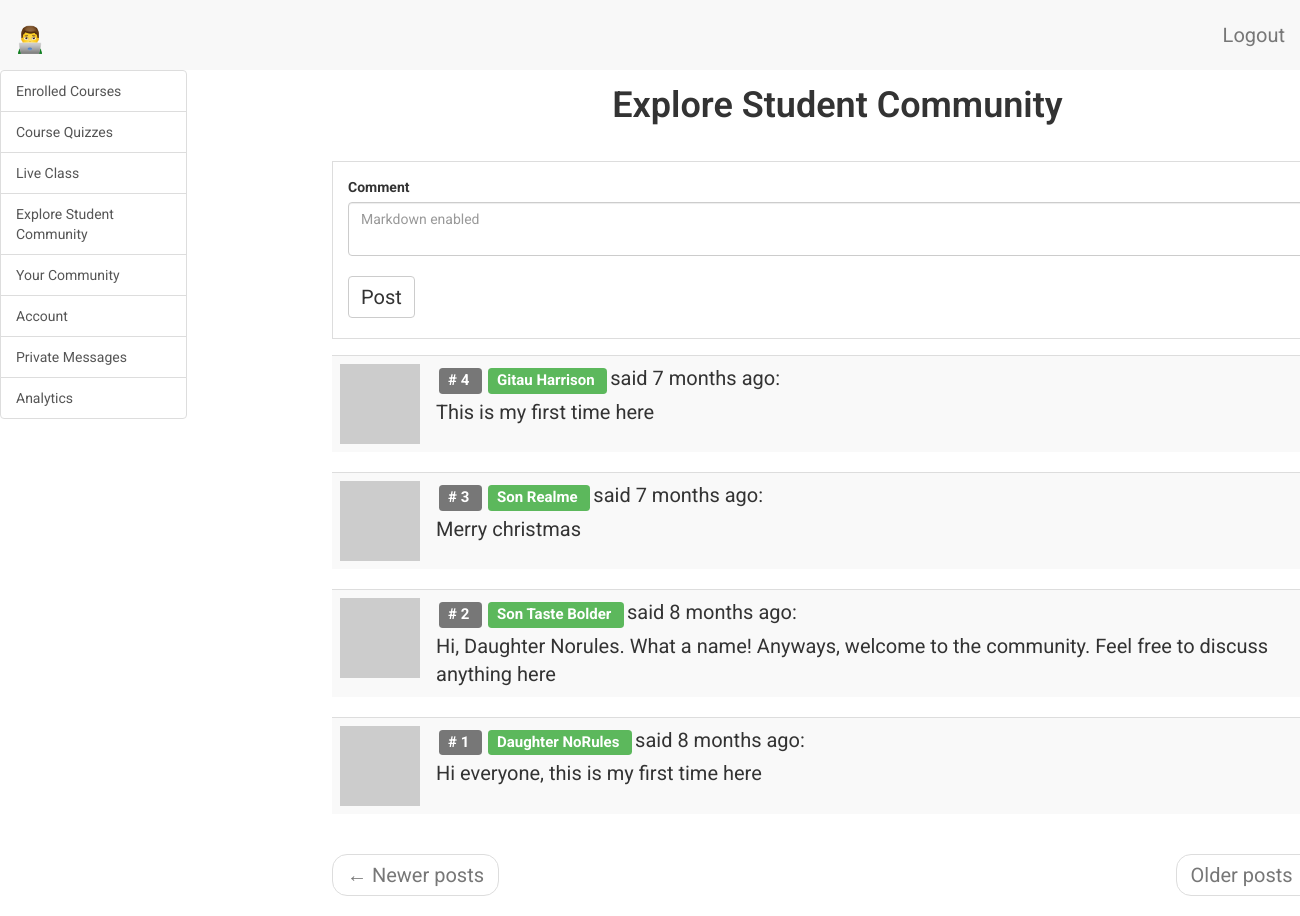
Screenshot of /student/dashboard/Son Taste Bolder/explore-student-community (signed in) with the database file from the repository.
### app/models.py (models this page shows, shortened)
class CommunityComment(db.Model):
    __tablename__ = 'community_comment'
    id = db.Column(db.Integer, primary_key=True)
    body = db.Column(db.String(140))
    body_html = db.Column(db.Text)
    timestamp = db.Column(db.DateTime, index=True, default=datetime.utcnow)
    student_id = db.Column(db.Integer, db.ForeignKey('student.id'))

class Student(UserMixin, db.Model):
    __tablename__ = 'student'
    id = db.Column(db.Integer, primary_key=True)
    student_full_name = db.Column(db.String(64), index=True, unique=True)
    student_email = db.Column(db.String(120), index=True, unique=True)
    student_phone = db.Column(db.String(120), index=True, unique=True)
    student_school = db.Column(db.String(120), index=True)
    student_age = db.Column(db.Integer, index=True)
    student_course = db.Column(db.String(120), index=True)
    student_password_hash = db.Column(db.String(128))
    student_about_me = db.Column(db.String(140))
    student_last_seen = db.Column(db.DateTime, default=datetime.utcnow)
    parent_id = db.Column(db.Integer, db.ForeignKey('parent.id'))
    messages_sent = db.relationship(
        'StudentMessage',
        foreign_keys='StudentMessage.sender_id',
        backref='author',
        lazy='dynamic')
    messages_received = db.relationship(
        'StudentMessage',
        foreign_keys='StudentMessage.recipient_id',
        backref='recipient',
        lazy='dynamic')
    last_message_read_time = db.Column(db.DateTime)
    notifications = db.relationship(
        'StudentNotification',
        backref='student',
        lazy='dynamic')
    comments = db.relationship(
        'CommunityComment', backref='author', lazy='dynamic')
    webdev_chapter1_comments = db.relationship(
        'WebDevChapter1Comment', backref='author', lazy='dynamic')
    webdev_chapter2_comments = db.relationship(
        'WebDevChapter2Comment', backref='author', lazy='dynamic')
    webdev_chapter3_comments = db.relationship(
        'WebDevChapter3Comment', backref='author', lazy='dynamic')
    webdev_chapter1_objectives = db.relationship(
        'WebDevChapter1Objectives', backref='author', lazy='dynamic')
    webdev_chapter2_objectives = db.relationship(
        'WebDevChapter2Objectives', backref='author', lazy='dynamic')
    webdev_chapter3_objectives = db.relationship(
        'WebDevChapter3Objectives', backref='author', lazy='dynamic')
    webdev_chapter1_quiz_total_scores = db.relationship(
        'WebDevChapter1QuizTotalScore',
        backref='author',
        lazy='dynamic')
    webdev_chapter2_quiz_total_scores = db.relationship(
        'WebDevChapter2QuizTotalScore',
        backref='author',
        lazy='dynamic')
    webdev_chapter3_quiz_total_scores = db.relationship(
        'WebDevChapter3QuizTotalScore',
        backref='author',
        lazy='dynamic')
    webdev_chapter1_quiz_1_options = db.relationship(
        'WebDevChapter1Quiz1Options',
        backref='author',
        lazy='dynamic')
    webdev_chapter2_quiz_1_options = db.relationship(
        'WebDevChapter2Quiz1Options',
        backref='author',
        lazy='dynamic')
    webdev_chapter3_quiz_1_options = db.relationship(
        'WebDevChapter3Quiz1Options',
        backref='author',
        lazy='dynamic')
    webdev_chapter1_quiz_2_options = db.relationship(
        'WebDevChapter1Quiz2Options',
        backref='author',
        lazy='dynamic')
    webdev_chapter2_quiz_2_options = db.relationship(
        'WebDevChapter2Quiz2Options',
        backref='author',
        lazy='dynamic')
    webdev_chapter3_quiz_2_options = db.relationship(
        'WebDevChapter3Quiz2Options',
        backref='author',
        lazy='dynamic')
    webdev_chapter1_quiz_3_options = db.relationship(
        'WebDevChapter1Quiz3Options',
        backref='author',
        lazy='dynamic')
    webdev_chapter2_quiz_3_options = db.relationship(
        'WebDevChapter2Quiz3Options',
        backref='author',
        lazy='dynamic')
    webdev_chapter3_quiz_3_options = db.relationship(
        'WebDevChapter3Quiz3Options',
        backref='author',
        lazy='dynamic')
    webdev_chapter1_quiz_4_options = db.relationship(
        'WebDevChapter1Quiz4Options',
        backref='author',
        lazy='dynamic')
    webdev_chapter2_quiz_4_options = db.relationship(
        'WebDevChapter2Quiz4Options',
        backref='author',
        lazy='dynamic')
    webdev_chapter3_quiz_4_options = db.relationship(
        'WebDevChapter3Quiz4Options',
        backref='author',
        lazy='dynamic')
    webdev_chapter1_quiz_5_options = db.relationship(
        'WebDevChapter1Quiz5Options',
        backref='author',
        lazy='dynamic')
    webdev_chapter2_quiz_5_options = db.relationship(
        'WebDevChapter2Quiz5Options',
        backref='author',
        lazy='dynamic')
    webdev_chapter3_quiz_5_options = db.relationship(
        'WebDevChapter3Quiz5Options',
        backref='author',
        lazy='dynamic')
    general_multi_choice_answer_1 = db.relationship(
        'GeneralMultipleChoicesAnswer1',
        backref='author',
        lazy='dynamic')
    general_multi_choice_answer_2 = db.relationship(
        'GeneralMultipleChoicesAnswer2',
        backref='author',
        lazy='dynamic')
    general_multi_choice_answer_3 = db.relationship(
        'GeneralMultipleChoicesAnswer3',
        backref='author',
        lazy='dynamic')
    general_multi_choice_answer_4 = db.relationship(
        'GeneralMultipleChoicesAnswer4',
        backref='author',
        lazy='dynamic')
    general_multi_choice_answer_5 = db.relationship(
        'GeneralMultipleChoicesAnswer5',
        backref='author',
        lazy='dynamic')
    general_multi_choice_answer_6 = db.relationship(
        'GeneralMultipleChoicesAnswer6',
        backref='author',
        lazy='dynamic')
    general_multi_choice_answer_7 = db.relationship(
        'GeneralMultipleChoicesAnswer7',
        backref='author',
        lazy='dynamic')
    general_multi_choice_answer_8 = db.relationship(
        'GeneralMultipleChoicesAnswer8',
        backref='author',
        lazy='dynamic')
    general_multi_choice_answer_9 = db.relationship(
        'GeneralMultipleChoicesAnswer9',
        backref='author',
        lazy='dynamic')
    general_multi_choice_answer_10 = db.relationship(
        'GeneralMultipleChoicesAnswer10',
        backref='author',
        lazy='dynamic')
    def new_messages(self):
        last_read_time = self.last_message_read_time or datetime(1900, 1, 1)
        return StudentMessage.query.filter_by(recipient=self).filter(
            StudentMessage.timestamp > last_read_time).count()
    def avatar_student(self, size):
        digest = md5(self.student_email.lower().encode('utf-8')).hexdigest()
        return 'https://www.gravatar.com/avatar/{}?d=identicon&s={}'.format(
            digest, size)
    followed = db.relationship(
        'Student',
        secondary=followers,
        primaryjoin=(followers.c.follower_id == id),
        secondaryjoin=(followers.c.followed_id == id),
        backref=db.backref('followers', lazy='dynamic'), lazy='dynamic')

### app/student/routes.py (the view, shortened to what this page needs)
@bp.route('/dashboard/<student_full_name>/explore-student-community')
@login_required
def dashboard_explore_student_community(student_full_name):
    student = Student.query.filter_by(
        student_full_name=student_full_name).first()
    comment_form = CommentForm()
    page = request.args.get('page', 1, type=int)
    comments = CommunityComment.query.order_by(
        CommunityComment.timestamp.desc()).paginate(
        page, current_app.config['POSTS_PER_PAGE'], False)
    next_url = url_for(
        'student.dashboard_explore_student_community',
        student_full_name=student.student_full_name,
        page=comments.next_num) if comments.has_next else None
    prev_url = url_for(
        'student.dashboard_explore_student_community',
        student_full_name=student.student_full_name,
        page=comments.prev_num) if comments.has_prev else None
    return render_template(
        'student/explore_student_community.html',
        title='Explore Student Community',
        student=student,
        comment_form=comment_form,
        comments=comments.items,
        next_url=next_url,
        prev_url=prev_url)

### app/student/forms.py
class CommentForm(FlaskForm):
    comment = PageDownField(
        'Comment',
        validators=[DataRequired()],
        render_kw={"placeholder": "Markdown enabled"})
    submit = SubmitField('Post')

### app/models.py (called while the page is built)
@login.user_loader
def load_user(id):
    admin = Admin.query.get(int(id))
    teacher = Teacher.query.get(int(id))
    student = Student.query.get(int(id))
    parent = Parent.query.get(int(id))
    if admin:
        return admin
    elif teacher:
        return teacher
    elif student:
        return student
    elif parent:
        return parent
    else:
        return None

    def __repr__(self):
        return f'Admin: {self.admin_full_name}'

### app/student/routes.py (called while the page is built)
@bp.before_request
def before_request():
    if current_user.is_authenticated:
        print(current_user)
        current_user.student_last_seen = datetime.utcnow()
        db.session.commit()

### app/templates/student/explore_student_community.html (shortened to what this page needs)
{% extends 'base.html' %}
{% import 'bootstrap/wtf.html' as wtf %}
{% block student_app_content %}
    <div class="row">
        <div class="col-sm-12">
        </div>
    </div>
    <div class="row text-center">
        <div class="col-sm-12 student-content-title">
            <h1>{{ title }}</h1>
        </div>
    </div>
    <div id="explore-community" class="tabcontent">
        <div class="row">
            <div class="col-sm-12 my-form">
                {{ wtf.quick_form(comment_form) }}
            </div>
            <div class="col-sm-6">
            </div>
        </div>
        <div class="row">
            <div class="col-sm-12">
                {% for comment in comments %}
                    {% include 'student/_comments_students.html' %}
                {% endfor %}
            </div>
        </div>
        <div class="row">
            <div class="col-sm-12">
                <nav aria-label="...">
                    <ul class="pager">
                        <li class="previous{% if not prev_url %} disabled{% endif %}">
                            <a href="{{ prev_url or '#' }}">
                                <span aria-hidden="true">&larr;</span> Newer posts
                            </a>
                        </li>
                        <li class="next{% if not next_url %} disabled{% endif %}">
                            <a href="{{ next_url or '#' }}">
                                Older posts <span aria-hidden="true">&rarr;</span>
                            </a>
                        </li>
                    </ul>
                </nav>
            </div>
        </div>
    </div>
{% endblock %}

### app/templates/student/_comments_students.html
<table class="table table-striped">
    <tr valign='top'>
        <td width="30px">
            <a href=" {{ url_for('student.profile_student', student_full_name=comment.author.student_full_name) }} ">
                <img src=" {{ comment.author.avatar_student(30) }}  ">
            </a>
        </td>
        <td>
            <span class="comment-id label label-default"># {{ comment.id }} </span>
            <span class="student_popup">
                <a href="{{ url_for('student.profile_student', student_full_name=comment.author.student_full_name) }}">
                    <span class="label label-success"> {{ comment.author.student_full_name }} </span>
                </a>
            </span>
            said {{ moment(comment.timestamp).fromNow() }}:
            <br>
            <div class="comment-body">
                {% if comment.body_html %}
                    {{ comment.body_html | safe }}
                {% else %}
                    {{ comment.body }}
                {% endif %}
            </div>
        </td>
    </tr>
</table>

### app/static/css/main.css (style rules this page uses)
.my-form, .card-deck { padding: 15px; border: 1px solid #ddd; margin: 15px; }
.label { margin: 3px; }
html, body { font-family: 'Roboto', sans-serif; }
h1 { padding-bottom: 10px; font-weight: 600; margin-top: 0px; padding-top: 0px; }
p, li { line-height: 30px; margin-top: 10px; margin-bottom: 10px; }
p, li, td, .btn, .btn-alt, .schedule-btn { font-size: 20px; }
.comment-body { margin-top: 5px; }
.review-title h1, .student-content-title h1, .admin-content-title h1 { padding-top: 15px; }
.btn { margin-top: 5px; margin-bottom: 5px; }
.tabcontent { float: left; padding: 0px 12px; width: 99%; border-left: none; height: 300px; }

### rows the page displays
CommunityComment: id "4", author.student_full_name "Gitau Harrison", timestamp "7 months ago", body "This is my first time here"
CommunityComment: id "3", author.student_full_name "Son Realme", timestamp "7 months ago", body "Merry christmas"
CommunityComment: id "2", author.student_full_name "Son Taste Bolder", timestamp "8 months ago", body "Hi, Daughter Norules. What a name! Anyways, welcome to the community. Feel free to discuss anything here"
CommunityComment: id "1", author.student_full_name "Daughter NoRules", timestamp "8 months ago", body "Hi everyone, this is my first time here"

### other values shown
{{ title }} "Explore Student Community"
